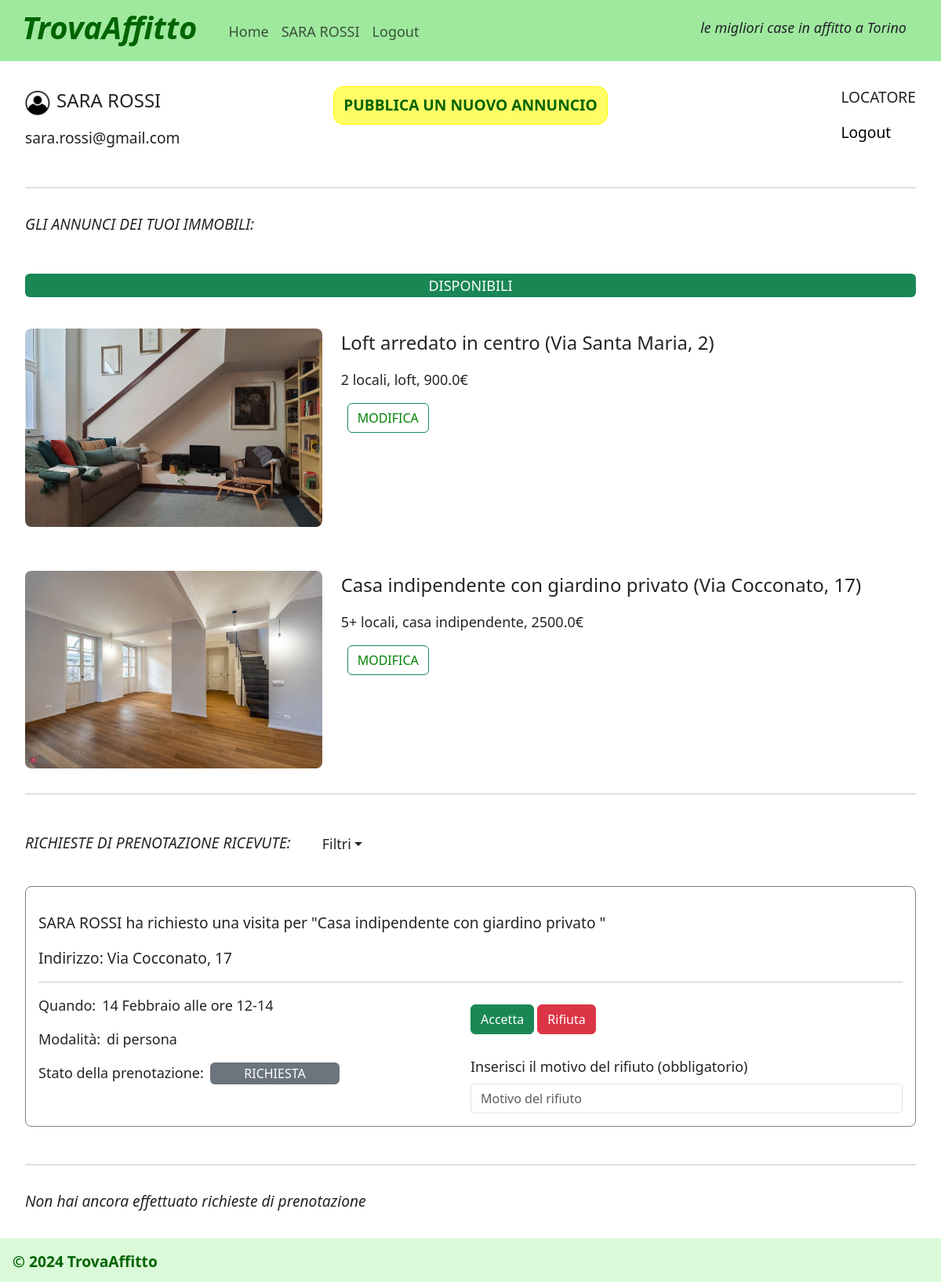
/profile/2 (signed in), run on the app's committed database.
### tables this page shows
CREATE TABLE "utenti" (
	"email"	TEXT NOT NULL UNIQUE,
	"nome"	TEXT NOT NULL,
	"cognome"	TEXT NOT NULL,
	"password"	TEXT NOT NULL,
	"tipologia_utente"	TEXT NOT NULL,
	"id"	INTEGER,
	PRIMARY KEY("id" AUTOINCREMENT)
);

CREATE TABLE "foto" (
	"id_foto"	INTEGER,
	"id_annuncio"	INTEGER NOT NULL,
	"foto_annuncio"	TEXT NOT NULL,
	FOREIGN KEY("id_annuncio") REFERENCES "annunci"("id"),
	PRIMARY KEY("id_foto" AUTOINCREMENT)
);

CREATE TABLE "annunci" (
	"id"	INTEGER NOT NULL UNIQUE,
	"titolo"	TEXT NOT NULL,
	"tipologia"	TEXT NOT NULL,
	"locali"	INTEGER NOT NULL,
	"descrizione"	TEXT NOT NULL,
	"prezzo"	REAL NOT NULL,
	"arredata"	INTEGER NOT NULL,
	"disponibilita"	INTEGER NOT NULL,
	"indirizzo"	TEXT NOT NULL,
	"id_locatore"	INTEGER NOT NULL,
	PRIMARY KEY("id" AUTOINCREMENT),
	FOREIGN KEY("id_locatore") REFERENCES "utenti"("id")
);

CREATE TABLE "prenotazioni" (
	"id"	INTEGER,
	"modalita"	TEXT NOT NULL,
	"data"	TEXT NOT NULL,
	"orario"	TEXT NOT NULL,
	"stato"	TEXT NOT NULL,
	"id_utente"	INTEGER NOT NULL,
	"id_annuncio"	INTEGER NOT NULL,
	"motivo_rifiuto"	TEXT,
	"id_locatore"	INTEGER NOT NULL,
	FOREIGN KEY("id_utente") REFERENCES "utenti"("id"),
	FOREIGN KEY("id_annuncio") REFERENCES "annunci"("id"),
	PRIMARY KEY("id")
);

### app.py (the view)
@app.route('/profile/<int:id>')
@login_required
def profile(id):
    prenotazioni_utente_db = prenotazioni_dao.get_prenotazioni_utente(id)
    prenotazioni = [dict(row) for row in prenotazioni_utente_db] #copia i dati ottenuti dal db in una lista di dizionari, in modo che siano modificabili
    for prenotazione in prenotazioni:
        foto_db = foto_dao.get_foto_annuncio(prenotazione['id_annuncio']) #prende le foto della tabella 'foto' associate al id_annuncio
        if (len(foto_db)>0):
            prenotazione['foto1']=foto_db[0]['foto_annuncio'] #aggiunge un campo 'foto1' al dizionario che contiene la prima foto dell'annuncio
    if current_user.tipologia_utente=='locatore':
        annunci_locatore_db = annunci_dao.get_annunci_locatore(id)
        annunci = [dict(row) for row in annunci_locatore_db] #copia i dati ottenuti dal db in una lista di dizionari, in modo che siano modificabili
        for annuncio in annunci:
            foto_db = foto_dao.get_foto_annuncio(annuncio['id']) #prende le foto della tabella 'foto' associate al id_annuncio
            if (len(foto_db)>0):
                annuncio['foto1']=foto_db[0]['foto_annuncio']
        disponibili = []
        no_disponibili = []
        for annuncio in annunci:
            if annuncio['disponibilita']==1:
                disponibili.append(annuncio)
            elif annuncio['disponibilita']==0:
                no_disponibili.append(annuncio)
        filtro = request.args.get('filtro')
        if not filtro:
            prenotazioni_locatore_db = prenotazioni_dao.get_prenotazioni_locatore_ricevute(id)
            filtro=None
        elif filtro=='accettata' or filtro=='rifiutata' or filtro=='richiesta':
            filtro_query = {'id_locatore':current_user.id, 'stato':filtro}
            prenotazioni_locatore_db = prenotazioni_dao.get_prenotazioni_locatore_filtrate(filtro_query)
        return render_template('profile.html', prenotazioni = prenotazioni, annunci = annunci, disponibili = disponibili, no_disponibili = no_disponibili, prenotazioni_locatore = prenotazioni_locatore_db, filtro = filtro)
    return render_template('profile.html', prenotazioni = prenotazioni)

### templates/profile.html (shortened to what this page needs)
{% extends "base.html" %}
{% block logout %}
<li class="nav-item">
    <a class="nav-link" href="{{url_for('logout')}}">Logout</a>
</li>
{% endblock %}
{% block content %}
{% if current_user.is_authenticated %}
    <aside id="profilo" class="row g-0">
        <div class="col-lg-2 col-sm-6">
            <div id="profilo-nome">
                <img src="{{url_for('static', filename='icona-utente.jpg')}}" alt="Icona utente" id="img-utente">
                <p id="nome-utente">{{current_user.nome.upper()}} {{current_user.cognome.upper()}}</p>
            </div>
            <p class="info-utente">{{current_user.email}}</p>
        </div>
        {% if current_user.tipologia_utente=='locatore' %}
        <div class="col-lg-8 col-sm-12" id="button-crea-div">
            <button type="button" class="btn" data-bs-toggle="modal" data-bs-target="#staticBackdrop" id="button-crea">PUBBLICA UN NUOVO ANNUNCIO</button>
        </div>
        {% endif %}
        <div class="col-lg-2 col-sm-6" id="tipologia-utente-div">
            <p class="info-utente">{{current_user.tipologia_utente.upper()}}</p>
            <p class="info-utente"><a id="link-logout" href="{{url_for('logout')}}">Logout</a></p>
        </div>
    </aside>
    <main class="my-main">
        {% if current_user.tipologia_utente=='locatore' %}
        <section>
            <hr>
            {% if annunci|length==0 %}
            <p class="title-richieste">Non sono presenti annunci</p>
            {% else %}
            <p class="title-richieste">GLI ANNUNCI DEI TUOI IMMOBILI:</p>
            {% if disponibili|length>0 %}
                <span class="badge text-bg-success">DISPONIBILI</span>
                {% for annuncio in disponibili %}
                <article class="row g-0">
                    <div class="col-lg-4 col-sm-12">
                        <a href="{{url_for('annuncio', id=annuncio.id)}}">
                            <img src="{{url_for('static', filename=annuncio.foto1)}}" class="img-casa-richiesta" alt="Immagine casa">
                        </a>
                    </div>
                    <div class="col-lg-8 col-sm-12 ps-lg-4">
                        <p class="richiesta-titolo">{{annuncio.titolo}} ({{annuncio.indirizzo}})</p>
                        {% if annuncio.locali==5 and annuncio.tipologia!='indipendente' %} <p class="richiesta-sottotitolo">5+ locali, {{annuncio.tipologia}}, {{annuncio.prezzo}}€</p>
                        {% elif annuncio.locali==5 and annuncio.tipologia=='indipendente' %} <p class="richiesta-sottotitolo">5+ locali, casa indipendente, {{annuncio.prezzo}}€</p>
                        {% elif annuncio.locali!=5 and annuncio.tipologia=='indipendente' %} <p class="richiesta-sottotitolo">{{annuncio.locali}} locali, casa indipendente, {{annuncio.prezzo}}€</p>
                        {% else %}<p class="richiesta-sottotitolo">{{annuncio.locali}} locali, {{annuncio.tipologia}}, {{annuncio.prezzo}}€</p>{% endif %}
                        <button class="btn btn-outline-success mybtn ms-2"><a href="{{url_for('annuncio', id=annuncio.id)}}" class="button-modifica">MODIFICA</a></button>
                    </div>
                </article>
                {% endfor %}
            {% endif %}
            {% endif %}
        </section>
        <hr>
        <section>
            <div class="row g-0" id="richieste-filtro">
                <div class="col-lg-4 col-md-6">
                    {% if prenotazioni_locatore|length==0 %}
                        {% if filtro==None %}<p class="title-richieste pb-2">Non hai ricevuto richieste di prenotazione</p>
                        {% else %}<p class="title-richieste pb-2">Non hai prenotazioni in stato '{{filtro}}'</p>{% endif %}
                    {% else %}
                        <p class="title-richieste">RICHIESTE DI PRENOTAZIONE RICEVUTE:</p>
                    {% endif %}
                </div>
                <div class="col-lg-8 col-md-6">
                    <a class="nav-link dropdown-toggle" role="button" data-bs-toggle="dropdown" aria-expanded="false">Filtri</a>
                </div>
            {% if prenotazioni_locatore|length>0 %}
            {% for prenotazione in prenotazioni_locatore %}
            <article id="box-prenotazione">
                <div id="container-prenotazione">
                    <p class="richiesta-titolo-locatore">{{prenotazione.nome.upper()}} {{prenotazione.cognome.upper()}} ha richiesto una visita per "{{prenotazione.titolo}}"</p>
                    <p class="richiesta-sottotitolo-locatore">Indirizzo: {{prenotazione.indirizzo}}</p>
                    <hr>
                    <div class="row g-0">
                        <div class="col-lg-6 col-md-12">
                            <ul class="elenco-profilo">
                                {% set mesi = ['Gennaio', 'Febbraio', 'Marzo', 'Aprile', 'Maggio', 'Giugno', 'Luglio', 'Agosto', 'Settembre', 'Ottobre', 'Novembre', 'Dicembre'] %}
                                {% set data = prenotazione.data.split('-') %}
                                <li>Quando: <p class="info-prenotazione">{{data[2]}} {{mesi[data[1]|int-1]}} alle ore {{prenotazione.orario}}</p></li>
                                <li>Modalità:<p class="info-prenotazione">{% if prenotazione.modalita=='persona' %}di persona {% elif prenotazione.modalita=='remoto' %}da remoto {% endif %}</p></li>
                                <li>Stato della prenotazione:
                                    {% if prenotazione.stato=='richiesta' %} <span class="badge text-bg-secondary" id="badge-disponibilita">
                                    {% elif prenotazione.stato=='accettata' %} <span class="badge text-bg-success" id="badge-disponibilita">
                                    {% elif prenotazione.stato=='rifiutata' %} <span class="badge text-bg-danger" id="badge-disponibilita">
                                    {% endif %} {{prenotazione.stato.upper()}}</span>
                                </li>
                            </ul>
                        </div>
                        <div class="col-lg-6 col-md-12">
                            {% if prenotazione.stato=='richiesta' %}
                            <form action="/modifica_prenotazione" method="POST" enctype="multipart/form-data" id="form-accetta-rifiuta" class="row mt-2">
                                <div class="mt-1">
                                    <label class="btn btn-success" for="success-outlined">Accetta</label>
                                    <label class="btn btn-danger" for="danger-outlined">Rifiuta</label>
                                </div>
                                <div class="mt-1">
                                    <label for="motivoInput" class="form-label pt-4">Inserisci il motivo del rifiuto (obbligatorio)</label>
                                    <input type="text" class="form-control" placeholder="Motivo del rifiuto" id="motivoInput" name="motivo_rifiuto" minlength="10">
                                </div>
                            </form>
                            {% endif %}
                        </div>
                    </div>
                </div>
            </article>
            {% endfor %}
            {% endif %}
        </section>
        {% endif %}
        <hr>
        <section>
            {% if prenotazioni|length==0 %}
            <p class="title-richieste">Non hai ancora effettuato richieste di prenotazione</p>
            {% endif %}
        </section>
    </main>
{% endif %}
{% endblock %}

### templates/base.html (shortened to what this page needs)
<!DOCTYPE html>
<html lang="en">
<head>
    <link href="https://cdn.jsdelivr.net/npm/bootstrap@5.3.2/dist/css/bootstrap.min.css" rel="stylesheet">
    <link rel="stylesheet" href="{{url_for('static', filename='style.css')}}">
</head>
<body>
  <header id="myheader">
      <nav class="navbar navbar-expand-lg mb-2" id="mynav">
          <div class="container-fluid">
            <h1 id="mytitle">TrovaAffitto</h1>
            <div class="collapse navbar-collapse" id="navbarSupportedContent">
              <ul class="navbar-nav mb-2">
                <li class="nav-item">
                  <a class="nav-link {% if request.path=='/' %} active {% endif %}" href="{{url_for('home')}}">Home</a>
                </li>
                {% if not current_user.is_authenticated %}
                <li class="nav-item">
                  <a class="nav-link {% if request.path=='/login' %} active {% endif %}" href="{{url_for('login')}}">Login</a>
                </li>
                {% else %}
                <li class="nav-item">
                  <a class="nav-link {% if request.path=='/profile/'~current_user.id %} active {% endif %}" href="{{url_for('profile', id=current_user.id)}}">{{current_user.nome.upper()}} {{current_user.cognome.upper()}}</a>
                </li>
                {% endif %}
                {% block logout %}{% endblock %}
              </ul>
            </div>
            <p id="descrizione-navbar">le migliori case in affitto a Torino</p>
          </div>
      </nav>
  </header>
  <div class="content">
    {% block content %}
    {% endblock %}
  </div>
  <footer>
    <p>© 2024 TrovaAffitto</p>
  </footer>
</body>
</html>

### data on the page
utenti: nome "SARA", cognome "ROSSI", email "sara.rossi@gmail.com", tipologia_utente "LOCATORE"
foto: foto_annuncio (picture)
annunci: titolo "Loft arredato in centro", indirizzo "Via Santa Maria, 2", tipologia "loft", prezzo "900.0"
foto: foto_annuncio (picture)
annunci: titolo "Casa indipendente con giardino privato", indirizzo "Via Cocconato, 17", prezzo "2500.0"
prenotazioni: nome "SARA", cognome "ROSSI", titolo "Casa indipendente con giardino privato", indirizzo "Via Cocconato, 17", data "14", mesi "Febbraio", orario "12-14", modalita "di persona", stato "RICHIESTA"

### other printed values
{{ annuncio.locali }} "2"
